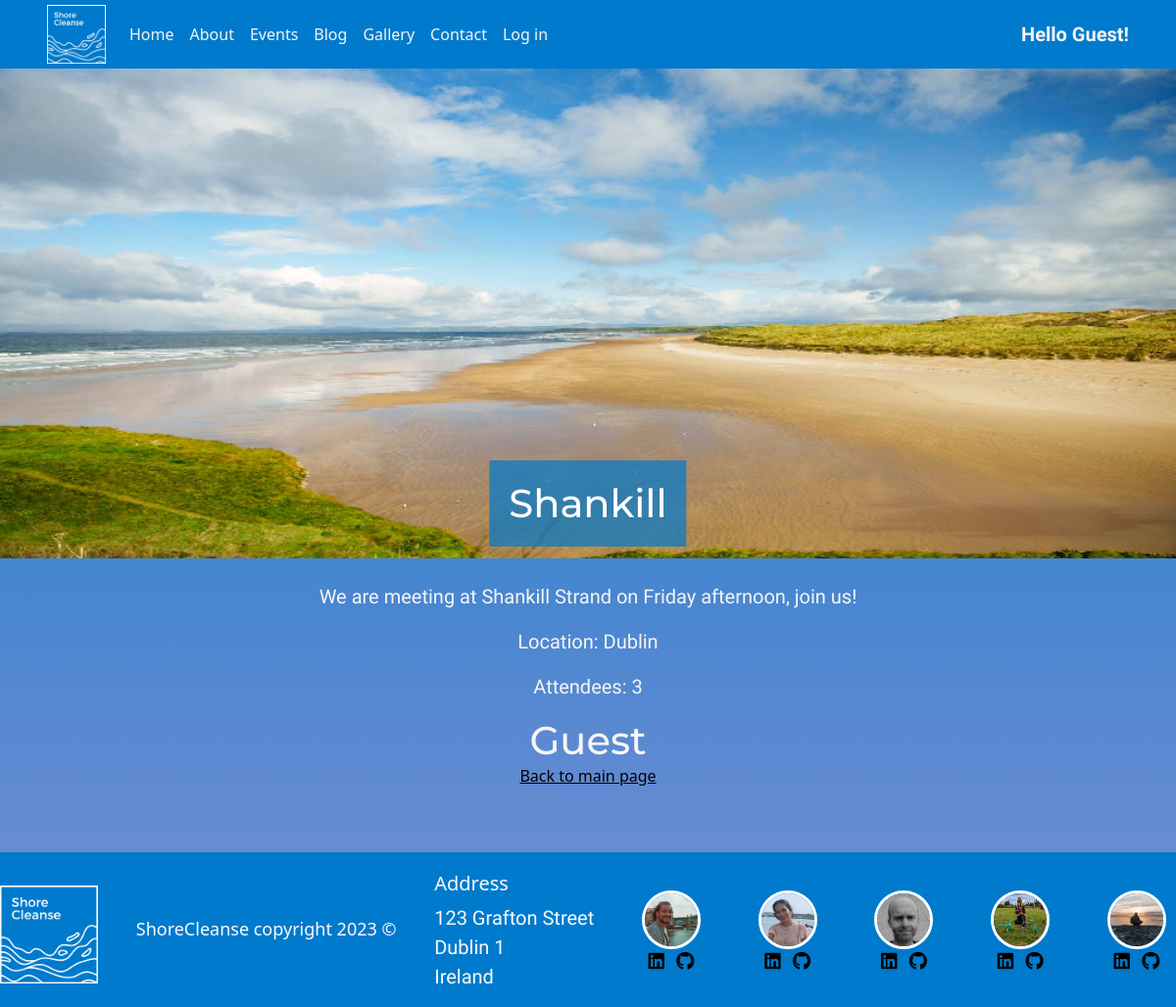
/view_event/7, run on an earlier commit of the app's database.
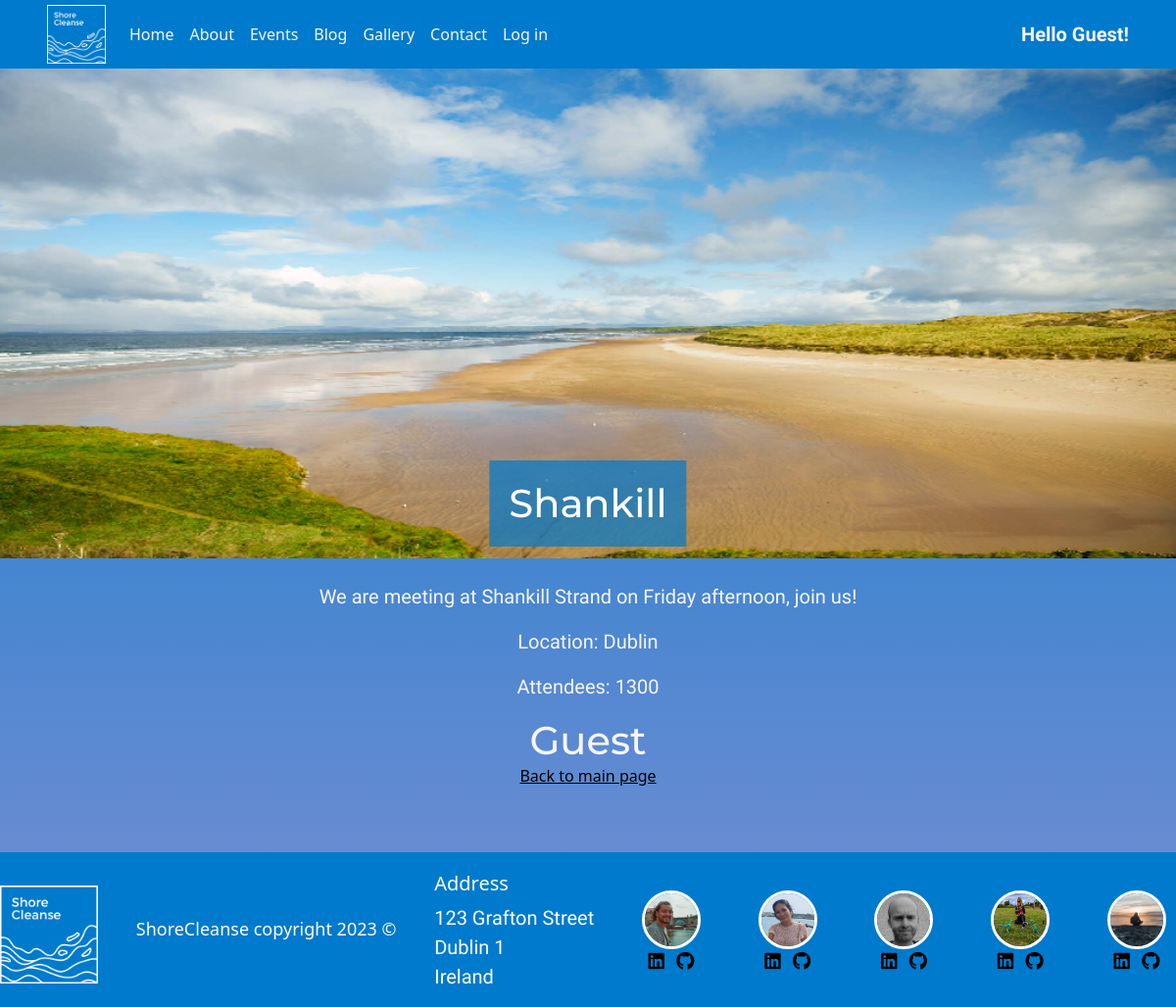
And on a later commit of the database.
### Event/models.py (models this page shows, shortened)
class Event(models.Model):
    title = models.CharField(max_length=30)
    photo = models.ImageField(null=True, blank=True, upload_to="static/uploads/")
    notes = models.TextField(max_length=3000)
    time = models.DateField(null=True)
    location = models.CharField(max_length=50)
    attendees = models.IntegerField(blank=True, null=True)
    names = JSONField("names", default={"names": ["John", "Michael", "Gemma", "Sandra"]})

### Event/views.py (the view, shortened to what this page needs)
# urls.py: path('view_event/<id>', views.view_event, name='view_event'),
def view_event(request, id):
    event = Event.objects.get(id=id)
    username = request.user.username
    if len(username) == 0:
        username = 'guest'
    attendeeList = event.names
    if 'attending' in request.POST:
        attendeeList["names"].append(username)
        event.attendees += 1
        event.save()
    if username in attendeeList["names"]:
        signedUp = True
    else:
        signedUp = False
    return render(request, 'Event/view_event.html', {'event': event, 'signedUp': signedUp, 'username': username})

### Event/templates/Event/view_event.html (shortened to what this page needs)
{% extends 'base.html' %}
{% load static %}
{% block content %}
<div class="container-fluid event-style ">
    <h1 class=" event-title text-background-blue">{{ event.title }}</h1>
    <img class="events-image" src="{{ event.photo.url }}" alt="{{ event.title }}">
    <br>
    <p>{{ event.notes }}</p>
    <p>Location: {{ event.location }}</p>
    <p>Attendees: {{ event.attendees }}</p>
    {% if username == 'guest' %}
    <h1>Guest</h1>
    {% endif %}
    <a href="{% url 'index' %}">Back to main page</a>
</div>
{% endblock %}

What changed in the data, as far as the page shows it:
changed Event "Shankill": attendees "3" → "1300"
